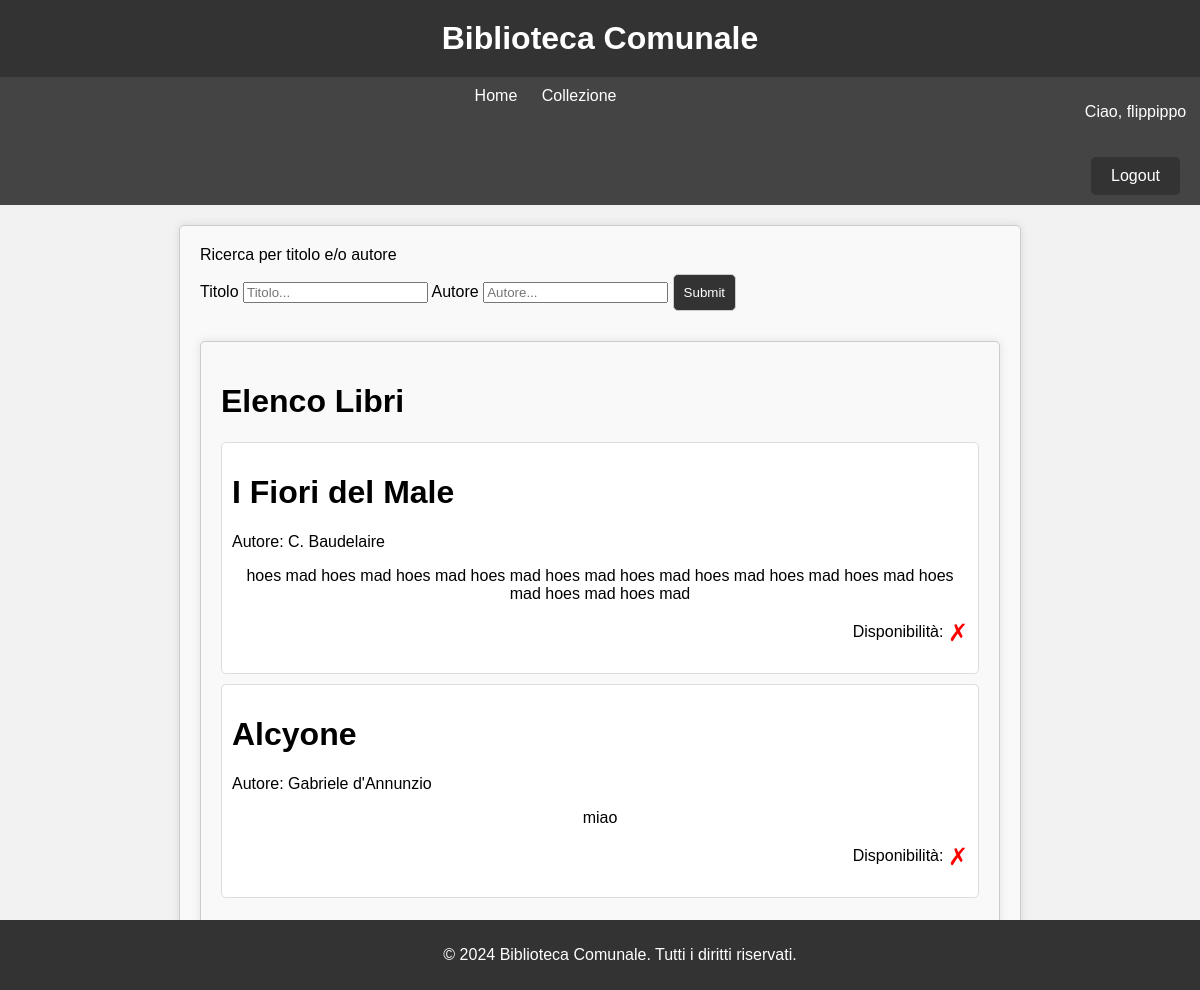
The app's page /collezione (signed in) with its own data.
### tables this page shows
CREATE TABLE Libro (
ISBN		smallint (13) primary key,
Titolo		varchar	 (100),
Autore 		varchar  (100),
N_Copie	        varchar  (100),
Descrizione         text,
Disponibilita	boolean		
CHECK (LENGTH(ISBN) == 13)	
);

### biblioteca.py (the view)
@app.route('/collezione')
def collezione ():
    user = session.get("nome")
    tipo=session.get("tipo", None)
    connection = sqlite3.connect('biblioteca.db') #cambiare il nome del database nel caso
    connection.row_factory=sqlite3.Row
    posts = connection.execute ('SELECT * FROM Libro').fetchall() #same goes for tabella
    connection.close()
    print (posts)
    return render_template ('collezione.html',posts=posts, user=user, tipo=tipo)

### templates/collezione.html (shortened to what this page needs)
{%extends "layout.html"%}
{%block head%}
{{super ()}}
{%endblock%}
{%block content%}
<form action="/ricerca" method="post">
  <label>Ricerca per titolo e/o autore</label> <br>
	<label for="search">Titolo</label>
	<input id="search" name="Titolo" placeholder="Titolo..." type="search">
  <label for="search">Autore</label>
  <input id="search" name="Autore" type="search" placeholder="Autore...">
  <input type="submit">
</form>
<div class="container">
    <h1>Elenco Libri</h1>
    {% for post in posts %}
    <div class="section">
        <div class="book">
          <div  class="book-info " style="text-align: left;" >
            <h1>{{ post.Titolo }}</h1>
            <p class = "izquierda">Autore: {{ post.Autore }}</p>
        </div>
            <p> {{ post.Descrizione }}</p>
            <p class = "derecha">
              Disponibilità:
              {% if post.Disponibilita %}
              <span class="availability-icon available">&#10003;</span>
              {% if 'nome' in session %}
              <form action="/prenotare" method="POST">
                <input type="hidden" name="ISBN" value="{{ post.ISBN }}">
                <input type="hidden" name="N_Copie" value="{{ post.N_Copie }}">
                <button type="submit" class="button">Prenota</button>
                </form>
                {% else %}
                <a href="{{ url_for('login') }}" class="button">Entra per prenotare</a>
                {% endif %}
                {% if tipo == 'admin' %}
                  <form action="{{ post.ISBN }}/cancella" method="POST"> <button type="submit" class="button">Cancella libro</button> </form>
                {% endif %}
          {% else %}
              <span class="availability-icon not-available">&#10007;</span>
          {% endif %}
            </p>
        </div>
    </div>
    {% endfor %}
</div>
{%endblock%}

### static/style.css (style rules this page uses)
.container { max-width: 400px; margin: 50px auto; padding: 20px; background-color: #fff; border-radius: 8px; box-shadow: 0 0 10px rgba(0,0,0,0.1); }
input[type="text"], input[type="password"], input[type="email"], input[type="submit"] { padding: 10px; margin: 10px 0; border: 1px solid #ccc; border-radius: 5px; box-sizing: border-box; }
input[type="submit"] { background-color: #333; color: #fff; cursor: pointer; }
p.izquierda { text-align: left; }
p.derecha { text-align: right; }
p { text-align: center; }
body { font-family: Arial, sans-serif; margin: 0; padding: 0; background-color: #f2f2f2; }
.container { max-width: 800px; margin: 20px auto; padding: 20px; background-color: #fff; border-radius: 8px; box-shadow: 0 0 10px rgba(0,0,0,0.1); }

### templates/collezione.html (style rules this page uses)
body { font-family: Arial, sans-serif; margin: 0; padding: 0; }
.container { max-width: 800px; margin: 20px auto; padding: 20px; border: 1px solid #ccc; border-radius: 5px; background-color: #f9f9f9; }
.book { margin-bottom: 10px; padding: 10px; border: 1px solid #ddd; border-radius: 5px; background-color: #fff; }
.availability-icon { font-size: 24px; vertical-align: middle; }
.not-available { color: red; }

### records on screen
Libro: Titolo "I Fiori del Male", Autore "C. Baudelaire", Descrizione "hoes mad hoes mad hoes mad hoes mad hoes mad hoes mad hoes mad hoes mad hoes mad hoes mad hoes mad hoes mad"
Libro: Titolo "Alcyone", Autore "Gabriele d'Annunzio", Descrizione "miao"

### other values on screen
{{ user }} "flippippo"
